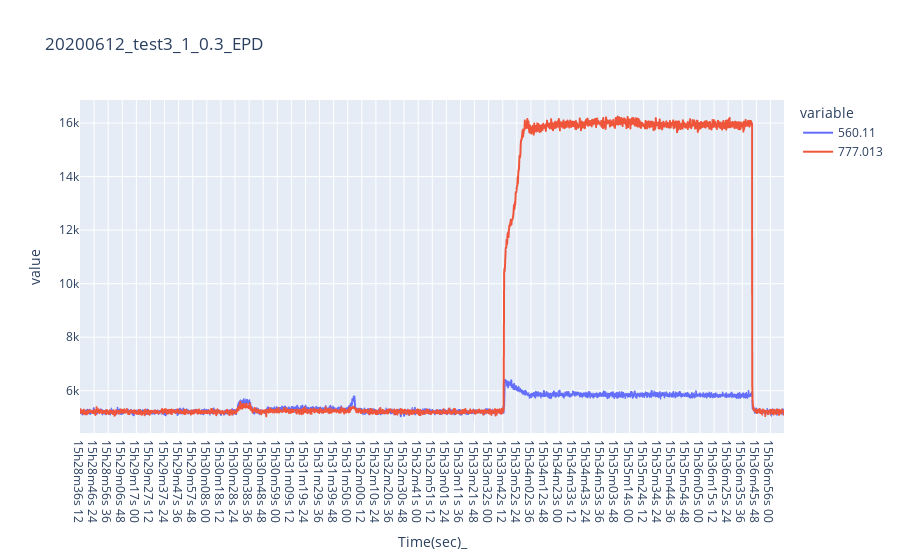

The cell this chart's notebook holds for it:
### Code cell
data7 = pd.read_csv('C:/Users/com/Desktop/2020-06-12 TES OES CSV/2020-06-12_15h28m36s_test3_1_0.3__condition same as yesterday just change temp to 650.f_oes.csv')
df_20200612_test3_1_03_EPD = pd.DataFrame(data7[['Time(sec)_','560.11','777.013']])

fig = px.line(df_20200612_test3_1_03_EPD, x="Time(sec)_", y=["560.11", "777.013"], title="20200612_test3_1_0.3_EPD")
fig.show()

### Figure 1 — Plotly figure (JSON) as saved in the notebook; plotly's stock layout.template omitted (floating-point values rounded to 4 significant figures; data arrays with more than 128 entries replaced by an {"elided": "..."} marker saying what was removed)
{"data": [{"hovertemplate": "variable=560.11<br>Time(sec)_=%{x}<br>value=%{y}<extra></extra>", "legendgroup": "560.11", "line": {"color": "#636efa", "dash": "solid"}, "mode": "lines", "name": "560.11", "showlegend": true, "type": "scattergl", "x": {"elided": "2549 str values"}, "xaxis": "x", "y": {"elided": "2549 int values"}, "yaxis": "y"}, {"hovertemplate": "variable=777.013<br>Time(sec)_=%{x}<br>value=%{y}<extra></extra>", "legendgroup": "777.013", "line": {"color": "#EF553B", "dash": "solid"}, "mode": "lines", "name": "777.013", "showlegend": true, "type": "scattergl", "x": {"elided": "2549 str values"}, "xaxis": "x", "y": {"elided": "2549 int values"}, "yaxis": "y"}], "layout": {"legend": {"title": {"text": "variable"}, "tracegroupgap": 0}, "title": {"text": "20200612_test3_1_0.3_EPD"}, "xaxis": {"anchor": "y", "domain": [0, 1], "title": {"text": "Time(sec)_"}}, "yaxis": {"anchor": "x", "domain": [0, 1], "title": {"text": "value"}}}}
